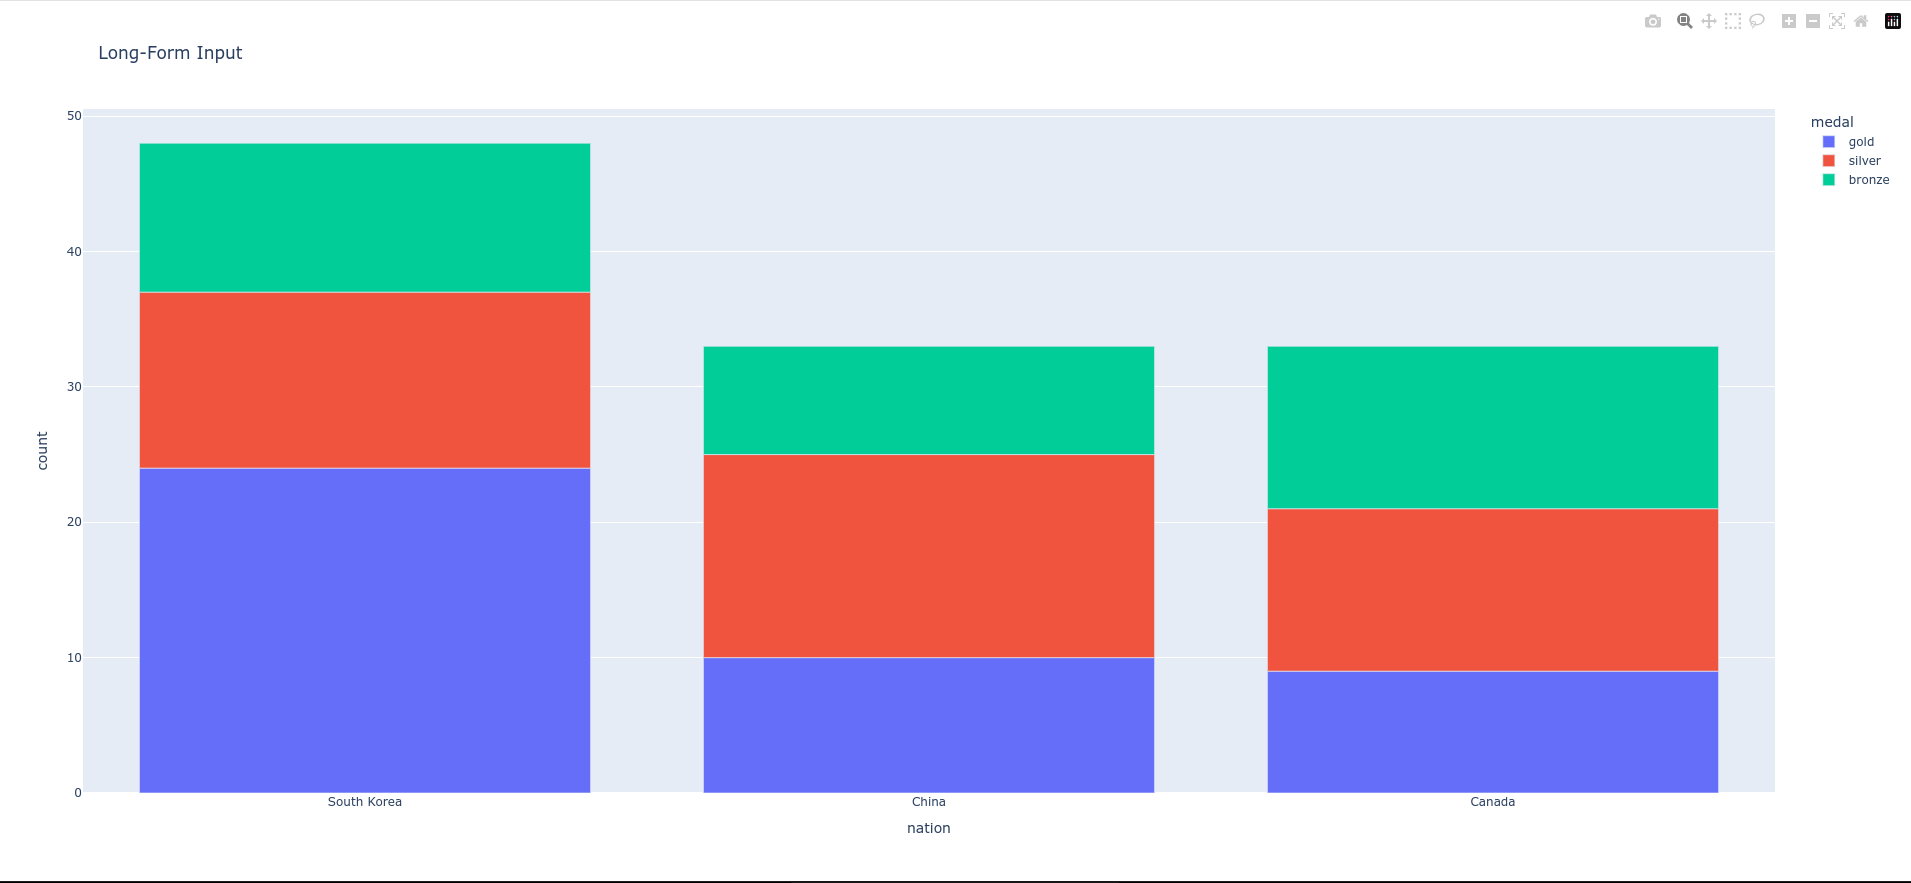

Generate this figure with Python:
import plotly.express as px

long_df = px.data.medals_long()
fig = px.bar(long_df, x="nation", y="count", color="medal", title="Long-Form Input")
fig.show()
